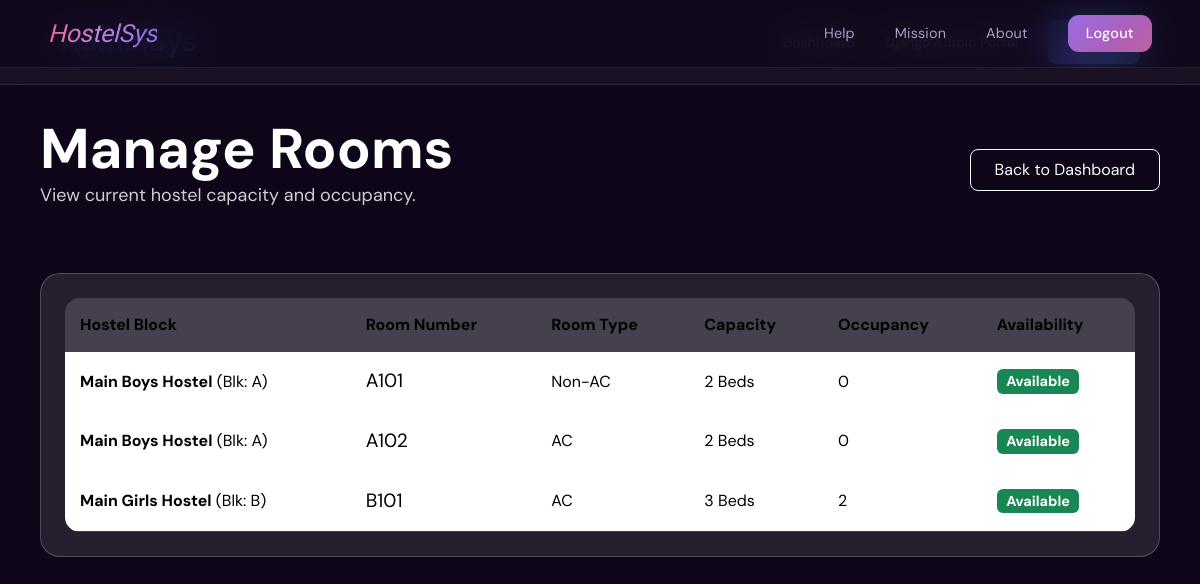
/rooms/ (signed in), run on the app's committed database.
### startpage/models.py (models this page shows, shortened)
class Room(models.Model):
    class RoomType(models.TextChoices):
        AC = 'AC', 'AC'
        NON_AC = 'NON_AC', 'Non-AC'
    hostel = models.ForeignKey(Hostel, on_delete=models.CASCADE, related_name='rooms')
    room_number = models.CharField(max_length=10, db_index=True)
    capacity = models.PositiveIntegerField()
    current_occupancy = models.PositiveIntegerField(default=0)
    room_type = models.CharField(max_length=10, choices=RoomType.choices, default=RoomType.NON_AC)
    created_at = models.DateTimeField(auto_now_add=True)
    updated_at = models.DateTimeField(auto_now=True)
    class Meta:
        ordering = ['hostel', 'room_number']
        unique_together = ('hostel', 'room_number')
        constraints = [
            models.CheckConstraint(
                condition=models.Q(current_occupancy__lte=models.F('capacity')),
                name='occupancy_limit'
            )
        ]

class Hostel(models.Model):
    name = models.CharField(max_length=100)
    block = models.CharField(max_length=10)
    total_floors = models.PositiveIntegerField()
    warden_name = models.CharField(max_length=100)
    created_at = models.DateTimeField(auto_now_add=True)
    updated_at = models.DateTimeField(auto_now=True)
    class Meta:
        ordering = ['name', 'block']

### startpage/views.py (the view)
# urls.py: path('rooms/', views.rooms, name='rooms'),
@login_required
def rooms(request):
    if not (request.user.is_staff or request.user.is_superuser):
        return redirect('dashboard')
    rooms_list = Room.objects.select_related('hostel').all()
    return render(request, 'rooms.html', {'rooms_list': rooms_list})

### templates/rooms.html (shortened to what this page needs)
{% extends 'base.html' %}
{% block content %}
<header class="admin-navbar">
  <div class="logo">AdminSys</div>
  <div class="admin-navbar-links">
    <a href="{% url 'dashboard' %}">Dashboard</a>
    <a href="{% url 'admin:index' %}">Django Admin Portal</a>
    <form action="{% url 'logout' %}" method="post" style="display:inline-block; margin:0;">
      <button class="btn-primary-custom" type="submit">Logout</button>
    </form>
  </div>
</header>
<main class="dashboard-content">
  <div class="mb-5 d-flex justify-content-between align-items-center">
    <div>
      <h1 style="font-size: 56px; font-weight: 700; color: #fff; margin-bottom: 0;">Manage Rooms</h1>
      <p style="font-size: 18px; color: rgba(255,255,255,0.8);">View current hostel capacity and occupancy.</p>
    </div>
    <div>
        <a href="{% url 'dashboard' %}" class="btn btn-outline-light px-4 py-2" style="border-radius: 8px;">Back to Dashboard</a>
    </div>
  </div>
  <div class="card p-4" style="background: rgba(255,255,255,0.1); border-radius: 20px; border: 1px solid rgba(255,255,255,0.2);">
    <div class="table-responsive">
      <table class="table table-custom mb-0">
        <thead>
          <tr>
            <th>Hostel Block</th>
            <th>Room Number</th>
            <th>Room Type</th>
            <th>Capacity</th>
            <th>Occupancy</th>
            <th>Availability</th>
          </tr>
        </thead>
        <tbody>
          {% for r in rooms_list %}
          <tr>
            <td><strong>{{ r.hostel.name }}</strong> (Blk: {{ r.hostel.block }})</td>
            <td style="font-size: 1.2rem;">{{ r.room_number }}</td>
            <td>{{ r.get_room_type_display }}</td>
            <td>{{ r.capacity }} Beds</td>
            <td>
                {{ r.current_occupancy }}
            </td>
            <td>
              {% if r.current_occupancy < r.capacity %}
                <span class="badge bg-success" style="font-size: 0.9rem;">Available</span>
              {% else %}
                <span class="badge bg-danger" style="font-size: 0.9rem;">Full</span>
              {% endif %}
            </td>
          </tr>
          {% empty %}
          <tr>
            <td colspan="6" class="text-center text-muted py-4">No rooms available. Use the Django Admin portal to add rooms.</td>
          </tr>
          {% endfor %}
        </tbody>
      </table>
    </div>
  </div>
</main>
{% endblock %}

### templates/base.html (shortened to what this page needs)
<!DOCTYPE html>
<html lang="en">
<head>
    <link href="https://cdnjs.cloudflare.com/ajax/libs/bootstrap/5.3.2/css/bootstrap.min.css" rel="stylesheet">
    <link href="https://cdnjs.cloudflare.com/ajax/libs/bootstrap-icons/1.10.5/font/bootstrap-icons.min.css" rel="stylesheet">
</head>
<body>
    {% block navbar %}
    <nav class="navbar-custom" style="box-sizing: border-box;">
        <a href="/" class="navbar-brand-text">HostelSys</a>
        <div class="navbar-menu">
            <a href="#">Help</a>
            <a href="#">Mission</a>
            <a href="#">About</a>
            {% if user.is_authenticated %}
            <form action="{% url 'logout' %}" method="post" style="display: inline; margin: 0;">
                <button type="submit" class="logout-btn-navbar">Logout</button>
            </form>
            {% endif %}
        </div>
    </nav>
    {% endblock %}
    <div class="app-root">
        {% block content %}
        {% endblock %}
    </div>
</body>
</html>

### templates/base.html (style rules this page uses)
:root { --bg-deep: #0e0618; --bg-mid: #160d24; --bg-surface: #1e1230; --bg-card: #261740; --bg-input: #1a0f2e; --accent-rose: #e8608a; --accent-violet: #8b6be8; --accent-soft: #c084d4; --text-primary: #f4eeff; --text-secondary: #a99cc4; --text-muted: #6d5f8a; --border-subtle: rgba(180,140,255,0.12); --border-mid: rgba(180,140,255,0.22); }
*, *::before, *::after { box-sizing: border-box; }
html, body { height: 100%; margin: 0; padding: 0; width: 100%; overflow-x: hidden; background: var(--bg-deep) !important; color: var(--text-primary) !important; font-family: 'DM Sans', system-ui, sans-serif !important; -webkit-font-smoothing: antialiased; }
body::before { content: ''; position: fixed; inset: 0; z-index: -1; background: radial-gradient(ellipse 60% 50% at 20% 10%, rgba(139,107,232,0.14) 0%, transparent 70%), radial-gradient(ellipse 50% 60% at 85% 80%, rgba(232,96,138,0.12) 0%, transparent 70%), radial-gradient(ellipse 40% 40% at 55% 45%, rgba(192,132,212,0.07) 0%, transparent 60%); pointer-events: none; }
body::after { content: ''; position: fixed; inset: 0; z-index: -1; background-image: radial-gradient(circle, rgba(255,255,255,0.028) 1px, transparent 1px); background-size: 28px 28px; pointer-events: none; }
.navbar-custom { position: fixed; top: 0; left: 0; right: 0; z-index: 1000; height: 68px; padding: 0 3rem; display: flex; justify-content: space-between; align-items: center; background: rgba(14, 6, 24, 0.75); backdrop-filter: blur(20px) saturate(1.4); border-bottom: 1px solid var(--border-subtle); }
.navbar-brand-text { font-family: 'Gloock', serif; font-style: italic; font-size: 1.55rem; letter-spacing: -0.01em; background: linear-gradient(110deg, #e8608a 0%, #c084d4 45%, #8b6be8 100%); -webkit-background-clip: text; background-clip: text; -webkit-text-fill-color: transparent; text-decoration: none; }
.navbar-menu { display: flex; align-items: center; gap: 2.5rem; }
.navbar-menu a { color: var(--text-secondary); text-decoration: none; font-weight: 400; font-size: 0.9rem; letter-spacing: 0.01em; transition: color 0.2s ease; position: relative; }
.logout-btn-navbar { padding: 8px 18px; background: linear-gradient(135deg, #9060e0 0%, #c060a0 100%); border: none; border-radius: 11px; color: #fff; font-family: 'DM Sans', sans-serif; font-size: 0.9rem; font-weight: 500; letter-spacing: 0.02em; cursor: pointer; transition: opacity 0.2s ease, transform 0.18s ease, box-shadow 0.2s ease; position: relative; overflow: hidden; }
.logout-btn-navbar::after { content: ''; position: absolute; inset: 0; background: linear-gradient(135deg, rgba(255,255,255,0.08), transparent 60%); border-radius: inherit; }
.app-root { width: 100%; min-height: 100vh; display: flex; flex-direction: column; }

### templates/rooms.html (style rules this page uses)
.admin-navbar { width: 100%; display: flex; justify-content: space-between; align-items: center; padding: 20px 60px; background: rgba(255, 255, 255, 0.05); backdrop-filter: blur(10px); box-sizing: border-box; color: #fff; border-bottom: 1px solid rgba(255, 255, 255, 0.1); }
.admin-navbar .logo { font-size: 28px; font-weight: 700; background: linear-gradient(45deg, #7a6bff, #4facfe); -webkit-background-clip: text; -webkit-text-fill-color: transparent; background-clip: text; }
.admin-navbar-links { display: flex; gap: 30px; align-items: center; }
.admin-navbar-links a { color: #fff; text-decoration: none; font-size: 14px; font-weight: 500; transition: 0.3s; }
.btn-primary-custom { padding: 10px 20px; border-radius: 8px; border: none; background: linear-gradient(45deg, #7a6bff, #4facfe); color: white; cursor: pointer; transition: 0.3s; font-weight: 500; text-decoration: none; }
.dashboard-content { padding: 30px 40px 50px 40px; width: 100%; box-sizing: border-box; }
.table-custom { color: #fff; background: rgba(255, 255, 255, 0.05); border-radius: 15px; overflow: hidden; }
.table-custom th { background: rgba(255, 255, 255, 0.1); border: none; padding: 15px; }
.table-custom td { border-color: rgba(255, 255, 255, 0.1); padding: 15px; vertical-align: middle; }

### data on the page
Room: hostel.name "Main Boys Hostel", hostel.block "A", room_number "A101", room_type "Non-AC", capacity "2", current_occupancy "0", shows "Available"
Room: hostel.name "Main Boys Hostel", hostel.block "A", room_number "A102", room_type "AC", capacity "2", current_occupancy "0", shows "Available"
Room: hostel.name "Main Girls Hostel", hostel.block "B", room_number "B101", room_type "AC", capacity "3", current_occupancy "2", shows "Available"
